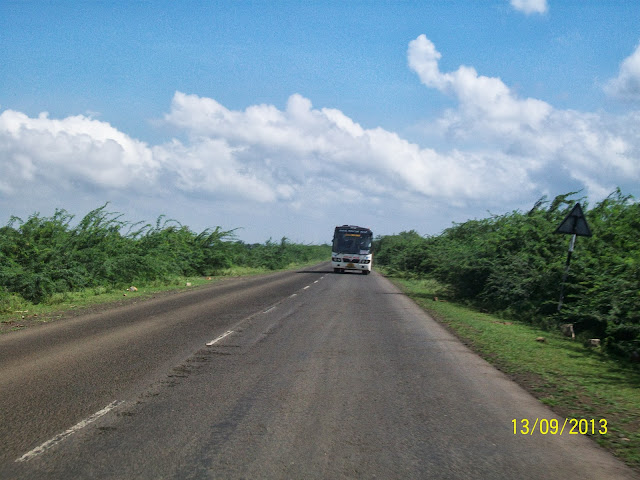
#> input picture TrainingEnvironment/RoadDetection/RawData/Images/100_2580.JPG, 640 x 480 px, found by its file name; its folder holds 4 pictures in this run
$ python PreprocessData.py
#> lines starting #> are read from the running program, lines starting #| are printed output that depends on the picture
import json
import os
import numpy as np
import cv2 as cv

cur_path = os.path.dirname(__file__)

final_data_width = 600
final_data_height = 600


def preprocess_source_image(image):
    resized = cv.resize(image, (final_data_width, final_data_height))

    return resized

def preprocess_data(source_path, destination_path, color_mode):
#> called with source_path = '..\\RawData\\Images', destination_path = '..\\PreprocessedData\\Images', color_mode = -1
    images_fin_path = os.path.relpath(source_path, cur_path)
    image_files = list(sorted(os.listdir(images_fin_path)))

    for image_name in image_files:
        print("Opened image file:", image_name)

        image_path = source_path + "\\" + image_name
        image = cv.imread(image_path, color_mode)
#> image is the input picture: shape (480, 640, 3); mean B, G, R 140.9, 133.9, 114.5

        image = preprocess_source_image(image)
#> in preprocess_source_image, `resized = cv.resize(image, (final_data_width, final_data_height))`:
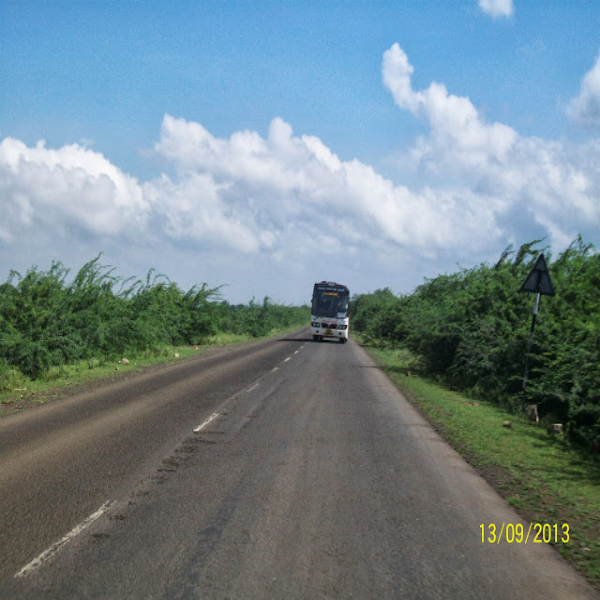
#> resized: shape (600, 600, 3); mean B, G, R 140.8, 133.8, 114.4

        cv.imwrite(destination_path + "\\" + image_name, image)
        print("Saved preprocessed image:", image_name)
#> pass 2 of the loop in preprocess_data, `for image_name in image_files:`:
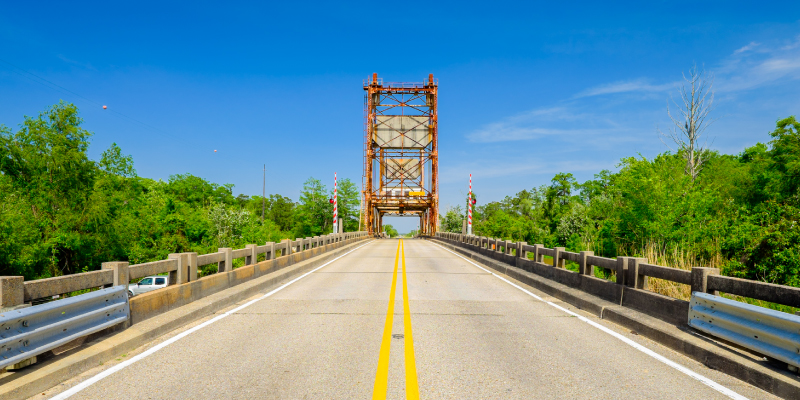
#> input picture TrainingEnvironment/RoadDetection/RawData/Images/190315_LCFOR_Feature_Image_800x400.jpg, 800 x 400 px, found by its file name
#> in preprocess_data, image is the input picture: shape (400, 800, 3); mean B, G, R 142.8, 143.1, 104.9
#> in preprocess_source_image (call 2), `resized = cv.resize(image, (final_data_width, final_data_height))`:
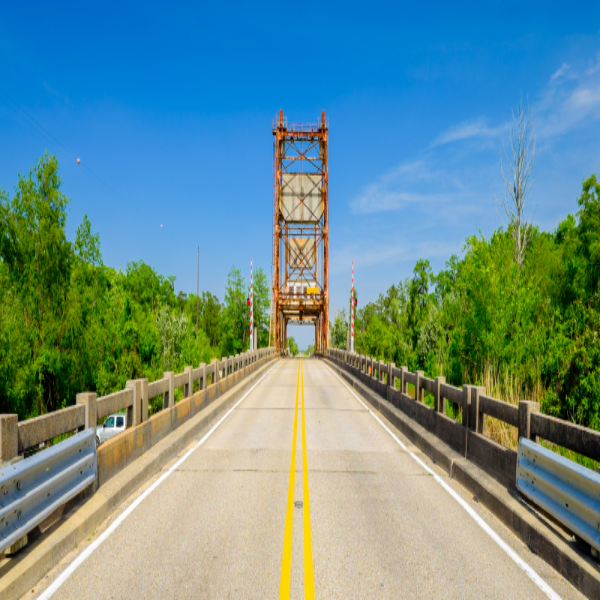
#> resized: shape (600, 600, 3); mean B, G, R 142.7, 143, 104.8
#> pass 3 of the loop in preprocess_data, `for image_name in image_files:`:
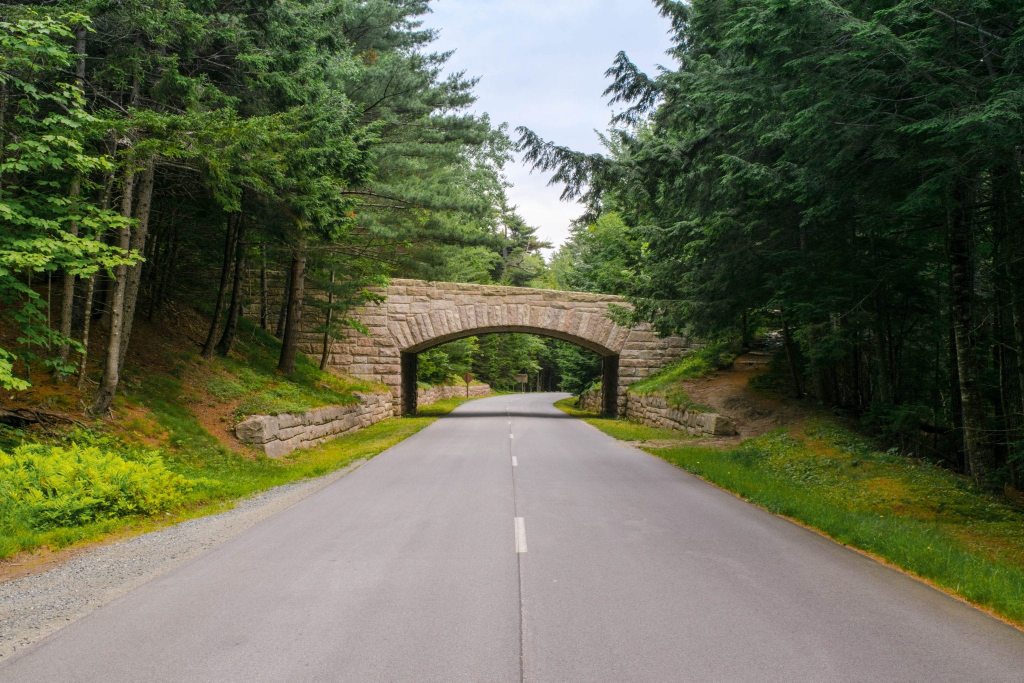
#> input picture TrainingEnvironment/RoadDetection/RawData/Images/20170715-DSC_0138.jpg, 2048 x 1365 px, found by its file name (shown at 1/2 size)
#> in preprocess_data, image is the input picture: shape (1365, 2048, 3); mean B, G, R 79.3, 103.4, 98.9
#> in preprocess_source_image (call 3), `resized = cv.resize(image, (final_data_width, final_data_height))`:
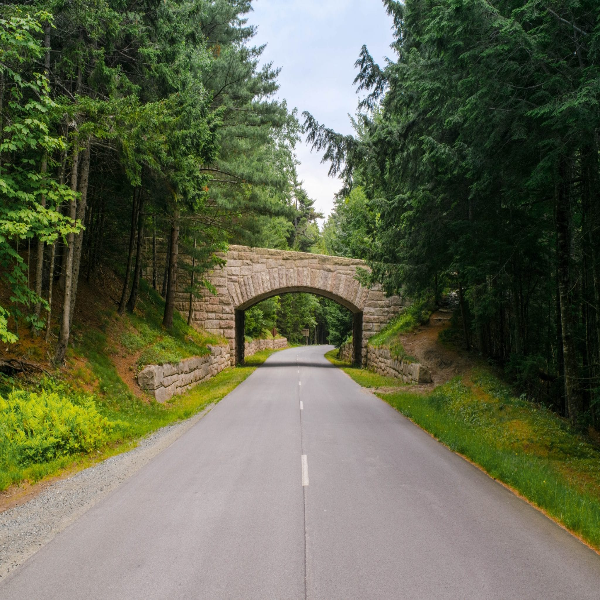
#> resized: shape (600, 600, 3); mean B, G, R 79.2, 103.3, 98.8
#> the loop made 4 passes; the first 3 are shown

if __name__ == "__main__":
    src_images_path = "..\\RawData\\Images"
    dest_images_path = "..\\PreprocessedData\\Images"
    preprocess_data(src_images_path, dest_images_path, cv.IMREAD_UNCHANGED)

    src_masks_path = "..\\RawData\\Masks"
    dest_masks_path = "..\\PreprocessedData\\Masks"
    preprocess_data(src_masks_path, dest_masks_path, cv.IMREAD_GRAYSCALE)
#> (the run stopped early here; a loop or call above may not have finished)
